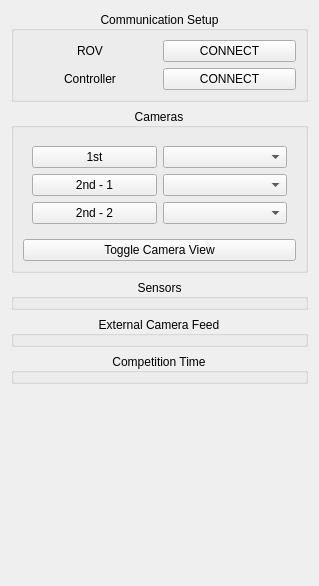
                <widget class="QWidget" name="scrollAreaWidgetContents_3">
                 <property name="geometry">
                  <rect>
                   <x>0</x>
                   <y>0</y>
                   <width>319</width>
                   <height>586</height>
                  </rect>
                 </property>
                 <layout class="QGridLayout" name="gridLayout_10">
                  <item row="0" column="0">
                   <layout class="QVBoxLayout" name="verticalLayout">
                    <item>
                     <widget class="QGroupBox" name="group_box_comms_connect">
                      <property name="title">
                       <string>Communication Setup</string>
                      </property>
                      <property name="alignment">
                       <set>Qt::AlignmentFlag::AlignCenter</set>
                      </property>
                      <layout class="QGridLayout" name="gridLayout_8">
                       <item row="0" column="1">
                        <widget class="QPushButton" name="control_rov_connect">
                         <property name="sizePolicy">
                          <sizepolicy hsizetype="Preferred" vsizetype="Preferred">
                           <horstretch>0</horstretch>
                           <verstretch>0</verstretch>
                          </sizepolicy>
                         </property>
                         <property name="minimumSize">
                          <size>
                           <width>0</width>
                           <height>0</height>
                          </size>
                         </property>
                         <property name="text">
                          <string>CONNECT</string>
                         </property>
                         <property name="checkable">
                          <bool>true</bool>
                         </property>
                        </widget>
                       </item>
                       <item row="1" column="1">
                        <widget class="QPushButton" name="control_controller_connect">
                         <property name="sizePolicy">
                          <sizepolicy hsizetype="Preferred" vsizetype="Preferred">
                           <horstretch>0</horstretch>
                           <verstretch>0</verstretch>
                          </sizepolicy>
                         </property>
                         <property name="minimumSize">
                          <size>
                           <width>0</width>
                           <height>0</height>
                          </size>
                         </property>
                         <property name="text">
                          <string>CONNECT</string>
                         </property>
                         <property name="checkable">
                          <bool>true</bool>
                         </property>
                        </widget>
                       </item>
                       <item row="0" column="0">
                        <widget class="QLabel" name="rov_label">
                         <property name="text">
                          <string>ROV</string>
                         </property>
                         <property name="alignment">
                          <set>Qt::AlignmentFlag::AlignCenter</set>
                         </property>
                        </widget>
                       </item>
                       <item row="1" column="0">
                        <widget class="QLabel" name="controller_label">
                         <property name="text">
                          <string>Controller</string>
                         </property>
                         <property name="alignment">
                          <set>Qt::AlignmentFlag::AlignCenter</set>
                         </property>
                        </widget>
                       </item>
                      </layout>
                     </widget>
                    </item>
                    <item>
                     <widget class="QGroupBox" name="digital_cameras_menu">
                      <property name="title">
                       <string>Cameras</string>
                      </property>
                      <property name="alignment">
                       <set>Qt::AlignmentFlag::AlignCenter</set>
                      </property>
                      <layout class="QGridLayout" name="gridLayout">
                       <item row="0" column="0">
                        <widget class="QWidget" name="camera_controls" native="true">
                         <layout class="QGridLayout" name="gridLayout_7">
                          <item row="2" column="0">
                           <widget class="QPushButton" name="secondaryCamera_2_ToggleButton">
                            <property name="text">
                             <string>2nd - 2</string>
                            </property>
                           </widget>
                          </item>
                          <item row="0" column="0">
                           <widget class="QPushButton" name="primaryCameraToggleButton">
                            <property name="text">
                             <string>1st</string>
                            </property>
                           </widget>
                          </item>
                          <item row="1" column="0">
                           <widget class="QPushButton" name="secondaryCamera_1_ToggleButton">
                            <property name="text">
                             <string>2nd - 1</string>
                            </property>
                           </widget>
                          </item>
                          <item row="0" column="1">
                           <widget class="QComboBox" name="camera_feed_1_menu">
                            <property name="sizeAdjustPolicy">
                             <enum>QComboBox::SizeAdjustPolicy::AdjustToContents</enum>
                            </property>
                           </widget>
                          </item>
                          <item row="1" column="1">
                           <widget class="QComboBox" name="camera_feed_2_menu">
                            <property name="sizeAdjustPolicy">
                             <enum>QComboBox::SizeAdjustPolicy::AdjustToContents</enum>
                            </property>
                           </widget>
                          </item>
                          <item row="2" column="1">
                           <widget class="QComboBox" name="camera_feed_3_menu">
                            <property name="sizeAdjustPolicy">
                             <enum>QComboBox::SizeAdjustPolicy::AdjustToContents</enum>
                            </property>
                           </widget>
                          </item>
                         </layout>
                        </widget>
                       </item>
                       <item row="4" column="0">
                        <widget class="QPushButton" name="toggleViewButton">
                         <property name="text">
                          <string>Toggle Camera View</string>
                         </property>
                        </widget>
                       </item>
                      </layout>
                     </widget>
                    </item>
                    <item>
                     <widget class="QGroupBox" name="sensor_control">
                      <property name="title">
                       <string>Sensors</string>
                      </property>
                      <property name="alignment">
                       <set>Qt::AlignmentFlag::AlignCenter</set>
                      </property>
                     </widget>
                    </item>
                    <item>
                     <widget class="QGroupBox" name="analog_cameras_menu">
                      <property name="title">
                       <string>External Camera Feed</string>
                      </property>
                      <property name="alignment">
                       <set>Qt::AlignmentFlag::AlignCenter</set>
                      </property>
                     </widget>
                    </item>
                    <item>
                     <widget class="QGroupBox" name="timer_control">
                      <property name="title">
                       <string>Competition Time</string>
                      </property>
                      <property name="alignment">
                       <set>Qt::AlignmentFlag::AlignCenter</set>
                      </property>
                     </widget>
                    </item>
                   </layout>
                  </item>
                  <item row="1" column="0">
                   <spacer name="verticalSpacer">
                    <property name="orientation">
                     <enum>Qt::Orientation::Vertical</enum>
                    </property>
                    <property name="sizeHint" stdset="0">
                     <size>
                      <width>20</width>
                      <height>40</height>
                     </size>
                    </property>
                   </spacer>
                  </item>
                 </layout>
                </widget>
